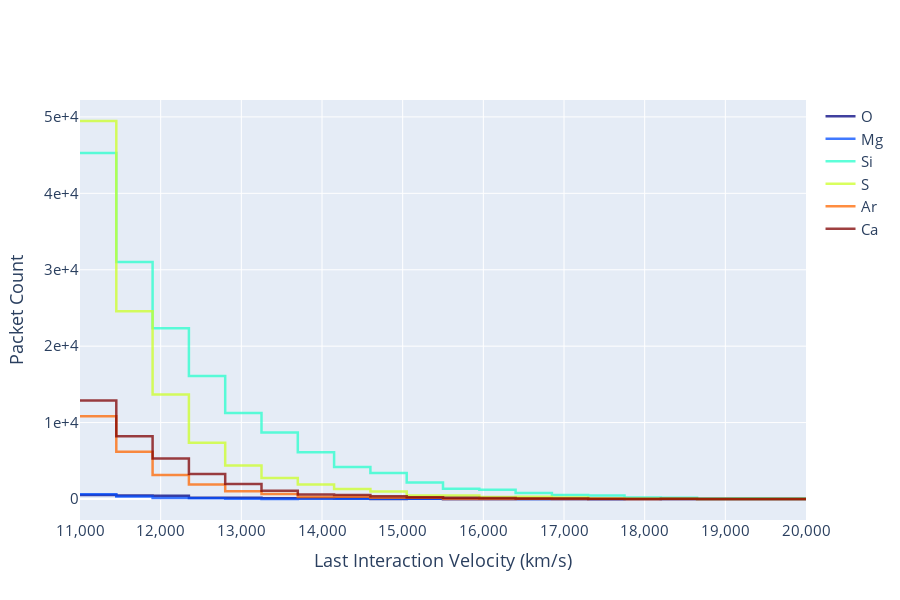

Notebook cell for this chart:
### Code cell
plotter.generate_plot_ply(packet_wvl_range=[3000, 9000] * u.AA)
